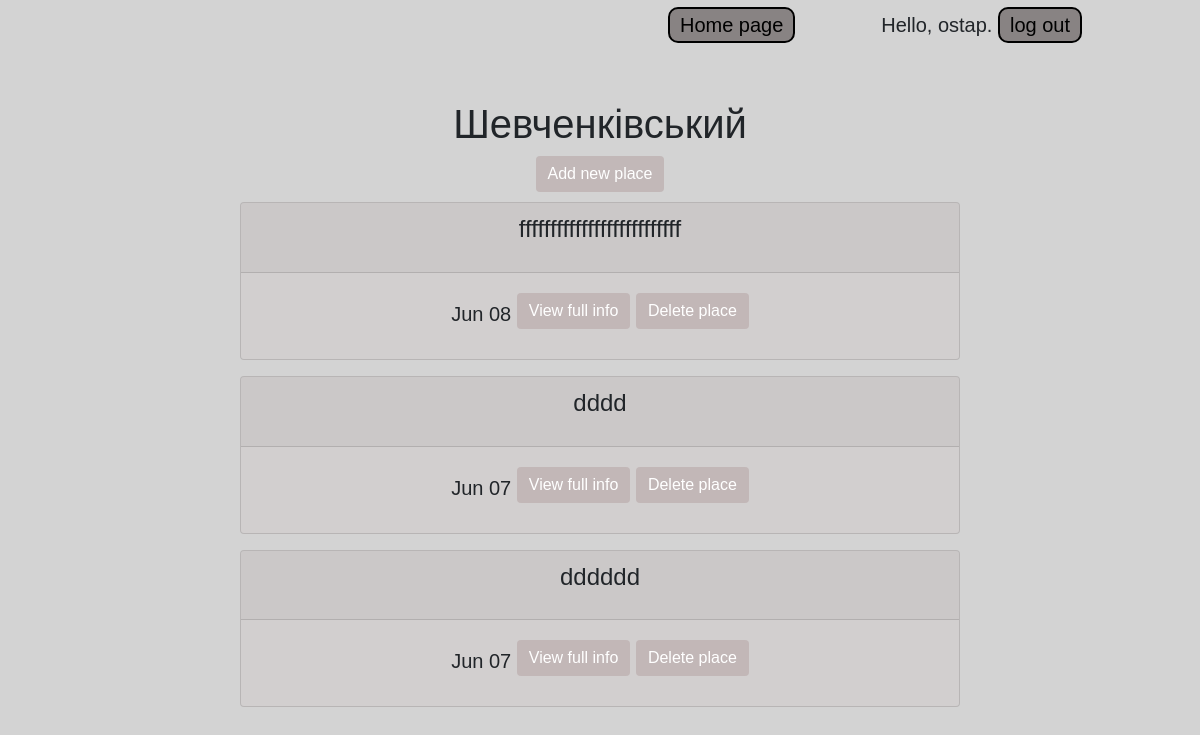
Before: /4 (signed in) with the older database file.
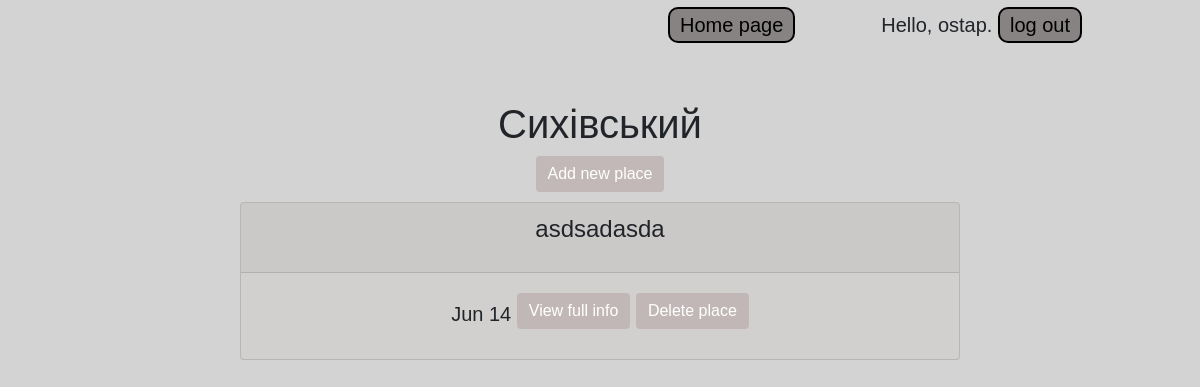
After: the same page with the newer database file.
### responses_app/models.py (models this page shows, shortened)
class Areas(models.Model):
    area = models.CharField(max_length=200)
    date_added = models.DateTimeField(auto_now_add=True)

class Places(models.Model):
    area = models.ForeignKey(Areas, on_delete=models.CASCADE)
    text = models.TextField()
    date_added = models.DateTimeField(auto_now_add=True)
    class Meta:
        verbose_name_plural = 'places'

### responses_app/views.py (the view)
# urls.py: path('<int:id>', views.area, name='area'),
def area(request, id):
    area = Areas.objects.get(id=id)
    place = area.places_set.order_by('-date_added')
    data = {
        'place':place,
        'area':area
    }
    return render(request, 'responses_app/area.html', data)

### responses_app/templates/responses_app/area.html (shortened to what this page needs)
{% extends 'responses_app/base.html' %}
{% block h1 %}
    {{area.area}}
    {% endblock h1 %}
    {% block body %}
    <small><a href="{% url 'new_place' area.id %}" class="btn btn-success">
        Add new place</a></small>
    {% for el in place %}
    <div class="card mb-3">
        <h4 class="card-header">
         {{ el.text|linebreaks }}
         </h4>
         <div class="card-body">
         {{ el.date_added|date:'M d' }}
            <a href="{% url 'comments' el.id %}" class="btn btn-success"> View full info </a>
            <a href="{% url 'place_delete' el.id %}" class="btn btn-success">Delete place </a>
            </div>
            </div>
        {% endfor %}
    {% endblock body %}

### responses_app/templates/responses_app/base.html (shortened to what this page needs)
{% load static %}
<!DOCTYPE html>
<html lang="en">
<head>
    <link rel="stylesheet" href="https://stackpath.bootstrapcdn.com/bootstrap/4.1.3/css/bootstrap.min.css">
    <link rel="stylesheet" href="{% static 'responses_app/css/base.css'%}">
</head>
<body>
    <header>
        <div >
            <a href="{% url 'index' %}", class="head__btn">Home page</a>
        {% if user.is_authenticated %}
        <article>   Hello, {{ user.username }}.
            <a href="{% url 'users:logout' %}", class="head__btn">log out</a></article>
        {% else %}
        <a href="{% url 'users:login' %}", class="head__btn">Sign in</a>
            {% endif %}
            </div>
        </header>
    <div class="body" >
        <h1>{% block h1 %} {% endblock h1 %}</h1>
            {% block body %}    {% endblock body %}
    </div>
</body>
</html>

### responses_app/static/responses_app/css/base.css (style rules this page uses)
html { scroll-behavior: smooth; }
body { margin: 0; padding-top: 0px; font-family: Arial, Helvetica, sans-serif; background-color: lightgray; }
header { position: fixed; display: flex; top: 0; z-index: 1; width: calc(100vw - 50px); height: 50px; padding: 0 25px; font-size: 20px; justify-content: flex-end; }
header div { align-items:center; display: flex; justify-content: space-around; width: 500px; }
.head__btn { display: inline-block; text-decoration: none; color: black; transition: all 0.5s; background-color: rgba(116, 109, 109, 0.788); padding: 1px 10px; border: solid 2px ; border-color: black; border-radius: 10px; }
.body { margin:0 20%; margin-top: 100px; width: 60%; text-align: center; scroll-behavior:smooth; }
.card { position: relative; display: -ms-flexbox; display: flex; -ms-flex-direction: column; flex-direction: column; min-width: 0; word-wrap: break-word; background-color: rgba(209, 199, 199, 0.363); background-clip: border-box; border: 1px solid rgba(0,0,0,.125); border-radius: .25rem; font-size: 20px; }
.btn-success { background-color: #beb1b1c7; border-color: #606360be; margin-bottom: 10px; border: 0px; transition: all 1s; }

Changed rows visible on the page:
removed Places: text "ffffffffffffffffffffffffff", date_added "Jun 08"
removed Places: text "dddd", date_added "Jun 07"
removed Places: text "dddddd", date_added "Jun 07"
changed Areas: area "Шевченківський" → "Сихівський"
added Places: text "asdsadasda", date_added "Jun 14"
